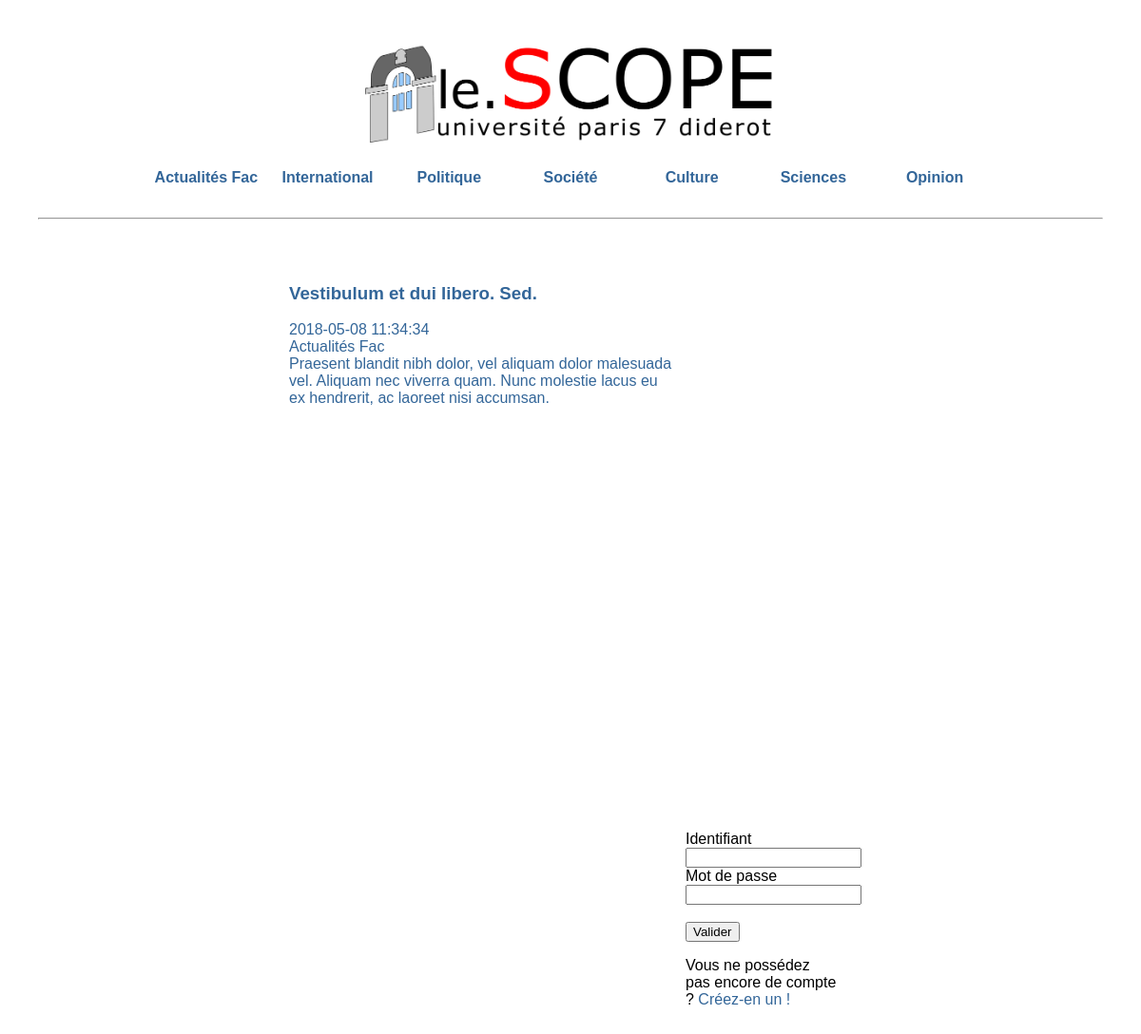
Page /main.php?cat=1 on the committed database.
### tables this page shows
CREATE TABLE IF NOT EXISTS  categorie (
  catid INT AUTO_INCREMENT,
  catnom VARCHAR(20) NOT NULL UNIQUE,
  PRIMARY KEY (catid)
);

CREATE TABLE IF NOT EXISTS articles(
  article_id BIGINT AUTO_INCREMENT,
  user BIGINT,
  cat INT,
  titre VARCHAR(40) NOT NULL,
  resume VARCHAR(255),
  timecreation DATETIME NOT NULL,
  texte TEXT NOT NULL,
  note INT NOT NULL DEFAULT 0,
  image VARCHAR(20),
  imgdescription VARCHAR(255),
  media VARCHAR(20),
  mediadescription VARCHAR(255),
  PRIMARY KEY (article_id),
  FOREIGN KEY (user) REFERENCES users(userid),
  FOREIGN KEY (cat) REFERENCES categorie(catid)
);

### connect.php (called while the page is built, shortened)
<?php
  function safehtml ($var) {
    $var = htmlspecialchars($var);
    return trim($var);
  }
?>

### main.php (the view, shortened to what this page needs)
<?php
  require_once("connect.php");
?>
<!DOCTYPE html>
<html lang="fr">
  <head>
    <link rel="stylesheet" href="main.css" type="text/css">
  </head>
  <body>
    <a href="main.php"><img class="logo" src="logo.png" alt="Le Scope"></a>
    <div class="categories">
      <table><tr>
      <?php
        $req = "SELECT * FROM categorie ORDER BY catid";
        $res = mysqli_query($co, $req);
        while ($ligne = mysqli_fetch_assoc($res)) {
          echo("<th style=\"width:".(100/(mysqli_num_rows($res)+1))."%\"><a href=\"main.php?cat=".safehtml($ligne["catid"])."\">".$ligne["catnom"]."</a></th>");
        }
      ?>
    </tr></table>
    </div>
    <hr>
    <div class="main">
      <div class="contenu">
        <?php
        if (!isset($_GET["page"]) || (isset($_GET["page"]) && $_GET["page"] == "article")) {
          require_once("article.php");
          if (isset($_GET["cat"])) listearticle($co,requeteCat($_GET["cat"]));
          else if (isset($_GET["page"]) && $_GET["page"] == "article" && isset($_GET["id"])) affichearticleentier($co,$_GET["id"]);
          else listearticle($co,"SELECT * FROM categorie, users, articles WHERE (user = userid) AND (cat = catid) ORDER BY timecreation LIMIT 10");
        }
            ?>
      </div>
      <div class="login">
        <?php
        if (isset($_GET["page"]) && $_GET["page"] == "inscription") echo("Créez votre compte pour rejoindre notre communauté.");
        else  require_once("login.php");
        ?>
      </div>
    </div>
  </body>

### article.php (shortened to what this page needs)
<?php
  require_once("connect.php");
  function affichearticlecourt ($titre,$nom,$prenom,$date,$cat,$resume,$id) {
      echo("<div class=\"header\"><a href=\"main.php?page=article&id=".$id."\">
        <h3>".$titre."</h3>
        ".$date."<br>".$cat."
        <div class=\"corps\">".$resume."</div></a>
      </div>");
  }
  function listearticle ($co,$req){
    $res = mysqli_query($co,$req);
    if (!$res) echo ("erreur : ");
    else {
      while($ligne = mysqli_fetch_assoc($res)) {
        affichearticlecourt(safehtml($ligne["titre"]),safehtml($ligne["nom"]),safehtml($ligne["prenom"]),safehtml($ligne["timecreation"]),safehtml($ligne["catnom"]),safehtml($ligne["resume"]),safehtml($ligne["article_id"]));
      }
    }
  }
?>

### main.css (style rules this page uses)
body { font-family: "Arial-black", sans-serif; font-weight: lighter; margin: 40px; }
a { text-decoration: none; color : #336699; }
.main { margin-left: auto; margin-right: auto; width : 60%; }
.categories table { width: 80%; margin-bottom: 30px; margin-left: auto; margin-right: auto; }
.logo { display:block; height:110px; margin-left: auto; margin-right: auto; margin-bottom: 25px; }
.contenu { width : inherit; min-height: 500px; max-width: 800px; float : left; padding: 10px; margin: 30px; }
.login { margin: 20px; float:right; padding: 35px; width: 160px; }

### rows in the picture
categorie: 100/(mysqli_num_rows($res)+1) 12.5 (drawn), catnom "Actualités Fac"
categorie: 100/(mysqli_num_rows($res)+1) 12.5 (drawn), catnom "International"
categorie: 100/(mysqli_num_rows($res)+1) 12.5 (drawn), catnom "Politique"
categorie: 100/(mysqli_num_rows($res)+1) 12.5 (drawn), catnom "Société"
categorie: 100/(mysqli_num_rows($res)+1) 12.5 (drawn), catnom "Culture"
categorie: 100/(mysqli_num_rows($res)+1) 12.5 (drawn), catnom "Sciences"
categorie: 100/(mysqli_num_rows($res)+1) 12.5 (drawn), catnom "Opinion"
articles: timecreation "2018-05-08 11:34:34", cat.catnom "Actualités Fac", resume "Praesent blandit nibh dolor, vel aliquam dolor malesuada vel. Aliquam nec viverra quam. Nunc molestie lacus eu ex hendrerit, ac laoreet nisi accumsan."
